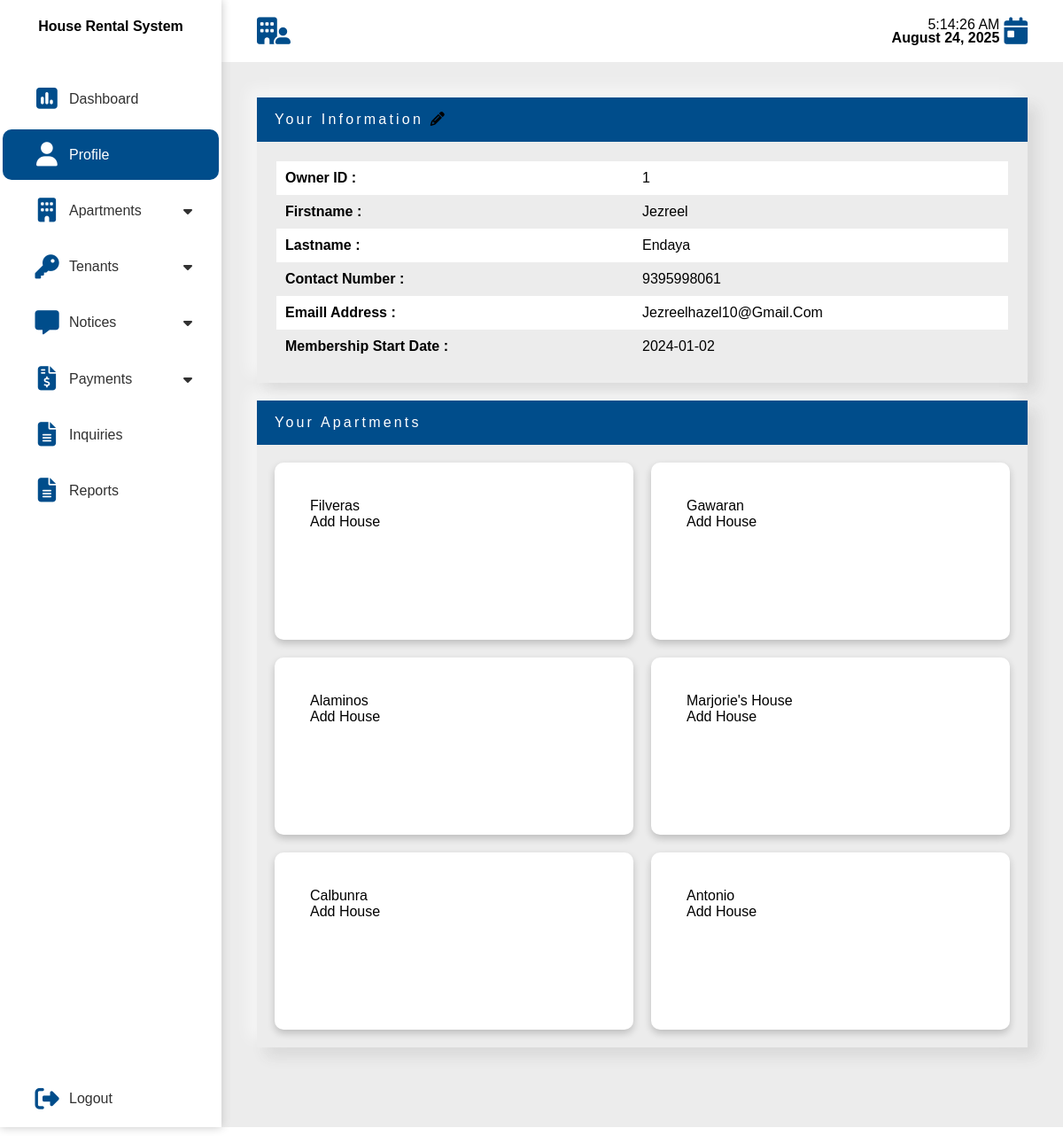
Screenshot of /landlord/profile.php (signed in) with the database file from the repository.
### tables this page shows
CREATE TABLE `tblowners` (
  `Owner_ID` int(11) NOT NULL,
  `User_ID` int(11) NOT NULL,
  `Firstname` varchar(55) NOT NULL,
  `Lastname` varchar(55) NOT NULL,
  `Contact_Number` bigint(15) NOT NULL,
  `Membership_StartDate` date NOT NULL,
  `Membership_EndDate` date NOT NULL
);

CREATE TABLE `tbluser` (
  `User_ID` int(11) NOT NULL,
  `Email_Address` varchar(55) NOT NULL,
  `Password` varchar(255) NOT NULL,
  `verify_token` varchar(55) NOT NULL,
  `verify_status` tinyint(2) NOT NULL DEFAULT 0 COMMENT '0=no,1=yes',
  `User_Type` varchar(55) NOT NULL
);

CREATE TABLE `tblapartment` (
  `Apartment_ID` int(11) NOT NULL,
  `Owner_ID` int(11) NOT NULL,
  `Apartment_Name` varchar(255) NOT NULL,
  `Apartment_Type` varchar(55) NOT NULL
);

### include/fetch-id.php (called while the page is built, shortened)
<?php
if (isset($_SESSION['User_ID'])) {
    $id = $_SESSION['User_ID'];
    $sqlqueryall = "SELECT `tblowners`.`Owner_ID`, `tblowners`.`Firstname`, `tblowners`.`Lastname`, `tblowners`.`Lastname`, `tblowners`.`Contact_Number`, `tblowners`.`Membership_StartDate`, `tbluser`.`User_ID`, `tbluser`.`Email_Address`, `tblowners`.`User_ID`
    FROM `tblowners`
    LEFT JOIN `tbluser` ON `tblowners`.`User_ID` = `tbluser`.`User_ID` where `tblowners`.`User_ID` = '$id';";
    $resultall = $con->query($sqlqueryall);
    $allid = $resultall->fetch_assoc();
    $owneridquery = "SELECT * from tblowners where User_ID='$id'";
    $owneridresult = $con->query($owneridquery) or die($con->error);
    $owneridrow = $owneridresult->fetch_assoc();
    @$ownerid = $owneridrow['Owner_ID'];
    $apartmentidquery = "SELECT * from tblapartment where Owner_ID='$ownerid'";
    $apartmentidresult = $con->query($apartmentidquery);
    $apartmentid = array();
    while($apartmentidrow = $apartmentidresult->fetch_assoc()){
        $apartmentid[] = $apartmentidrow;
    }
} else {
    header('Location: ../login.php');
}
?>

### landlord/profile.php (the view, shortened to what this page needs)
<?php
include_once "../connection/dbcon.php";
include_once "../include/fetch-id.php";
?>
<!DOCTYPE html>
<html lang="en">
<head>
    <link rel="stylesheet" href="css/style.css">
    <link rel="stylesheet" href="css/table.css">
    <link rel="stylesheet" href="css/input-handler.css">
</head>
<body>
    <div class="container">
        <?php include 'include/sidebar.php' ?>
        <main>
        <header>
                <i class="fa-solid fa-building-user"></i>
                <div class="time">
                    <div class="dateTime">
                        <?php
                        include "include/time.php"
                        ?>
                    </div>
                    <i class="fa-solid fa-calendar-day"></i>
                </div>
            </header>
            <div class="content">
                <div class="body">
                    <div class="view-information all-table">
                        <div class="heading">
                            <p>Your Information <a href="edit-profile.php?q=personalinformation"><i class="fa-solid fa-pencil"></i></a></p>
                        </div>
                        <div class="table-body">
                            <table class="table-block">
                                <tbody>
                                        <tr>
                                            <td data-title="Owner ID"><?php echo $allid['Owner_ID'] ?></td>
                                            <td data-title="Firstname"><?php echo $allid['Firstname'] ?></td>
                                            <td data-title="Lastname"><?php echo $allid['Lastname'] ?></td>
                                            <td data-title="Contact Number"><?php echo $allid['Contact_Number'] ?></td>
                                            <td data-title="Emaill Address"><?php echo $allid['Email_Address'] ?></td>
                                            <td data-title="Membership Start Date"><?php echo $allid['Membership_StartDate'] ?></td>
                                        </tr>
                                </tbody>
                            </table>
                        </div>
                    </div>
                    <div class="list-apartments add-maincontent">
                        <div class="heading">
                            <p>Your Apartments</p>
                        </div>
                        <?php if($apartmentidresult->num_rows>0){?>
                        <div class="grid-body grid-padding">
                            <?php foreach ($apartmentid as $apartmentids) {
                                ?>
                                    <div class="card">
                                        <p><?php echo $apartmentids['Apartment_Name'] ?></p>
                                        <a href="add-house.php?house='<?php echo $apartmentids['Apartment_Name'] ?>'">Add House</a>
                                    </div>
                                <?php
                            }
                            ?>
                        </div>
                        <?php }else{
                        ?>
                            <div class="empty-content">
                                <p>No Apartment Registered</p>
                            </div>
                        <?php
                        }?>
                    </div>
                </div>
            </div>
        </main>
    </div>
</body>
</html>

### landlord/css/style.css (style rules this page uses)
:root { --main-font-family: Arial, Helvetica, sans-serif; --main-color: #004d8b; --secondary-color: #229bff; --warning: rgb(255, 87, 87); --success: #04AA6D; --success-hover: #028d5a; }
.content .add-maincontent { background-color: #ececec; box-shadow: -10px -10px 15px rgba(255, 255, 255, 0.5), 10px 10px 15px rgba(70, 70, 70, 0.12); overflow: hidden; display: flex; flex-direction: column; flex: 1 0; min-width: 350px; height: 100%; }
main header { display: flex; justify-content: space-between; align-items: center; height: 70px; }
.time { display: flex; align-items: center; gap: 5px; }
.time i, header i { font-size: 1.9rem; color: var(--main-color); }
.dateTime { display: flex; flex-direction: column; align-items: end; }
.heading { background-color: var(--main-color); padding: 10px 20px; color: white; letter-spacing: 0.2rem; display: flex; justify-content: space-between; align-items: center; width: 100%; line-height: 30px; }
.content .body { width: 100%; display: grid; grid-gap: 20px; }
.content .grid-body { width: 100%; display: grid; grid-template-columns: repeat(auto-fit,minmax(350px,1fr)); grid-gap: 20px; }
.grid-body .card { height: 200px; background-color: white; border-radius: 10px; padding: 40px; box-shadow: 0px 4px 8px rgba(0, 0, 0, 0.2); transition: transform .2s; background-image: url('../../img/apartment.png') cover; }
.grid-padding { padding: 20px; }
@media only screen and (max-width: 1400px) { .all-table { max-height: 800px; overflow: auto; } }

### landlord/css/table.css (style rules this page uses)
:root { --main-font-family: Arial, Helvetica, sans-serif }
.table-block { width: 100%; }
.table-block td { display: flex; font-size: 1rem; padding: 10px; text-transform: capitalize; display: grid; grid-template-columns: 1fr 1fr; font-family: var(--main-font-family); }
.table-block td:nth-child(odd) { background-color: white; }
.table-block td::before { content: attr(data-title) " : "; font-weight: bold; }
.all-table { background-color: #ececec; box-shadow: -10px -10px 15px rgba(255, 255, 255, 0.5), 10px 10px 15px rgba(70, 70, 70, 0.12); overflow: hidden; display: flex; flex-direction: column; flex: 3; min-width: 350px; height: 100%; }
.all-table .table-body { padding: 20px; overflow: auto; }

### landlord/css/input-handler.css (style rules this page uses)
:root { --main-color: #004d8b; --seconday-color:#229bff; }
a { color: black; text-decoration: none; }

### landlord/include/sidebar.css (style rules this page uses)
:root { --main-font-family: Arial, Helvetica, sans-serif; --main-color: #004d8b; --secondary-color: #229bff; --warning: rgb(255, 87, 87); --success: #04AA6D; --success-hover: #028d5a; }
* { margin: 0; padding: 0; box-sizing: border-box; font-family: 'Franklin Gothic Medium', 'Arial Narrow', Arial, sans-serif; font-size: 16px; }
body { width: 100vw; height: 100vh; display: flex; justify-content: center; overflow: hidden; }
.container { display: flex; width: 100%; height: 100%; max-width: 1920px; background-color: #ececec; }
.container main { width: 100%; }
main header { width: 100%; line-height: 60px; background-color: white; padding: 0 40px; }
main .content { width: 100%; height: auto; max-height: 95%; padding: 40px; display: flex; flex-wrap: wrap; gap: 20px; overflow: auto; }

### rows the page displays
tblowners: Owner_ID "1", Firstname "Jezreel", Lastname "Endaya", Contact_Number "9395998061", User_ID.Email_Address "Jezreelhazel10@gmail.com", Membership_StartDate "2024-01-02"
tblapartment: Apartment_Name "Filveras"
tblapartment: Apartment_Name "Gawaran"
tblapartment: Apartment_Name "Alaminos"
tblapartment: Apartment_Name "Marjorie's House"
tblapartment: Apartment_Name "Calbunra"
tblapartment: Apartment_Name "Antonio"
